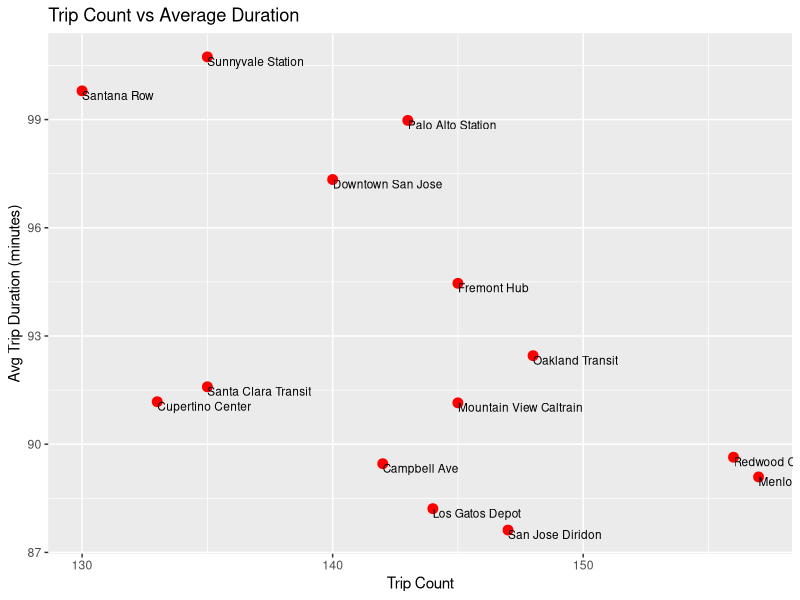

Here is the R script that generated this plot:
library(data.table)
trip_data = read.csv("2014_trip_data.csv",header=TRUE)
print(names(trip_data))

print(length(trip_data$Trip.ID))

print(summary(trip_data$Duratio/60))

print(mean(trip_data$Duration/60,trim =0.01))

start_stn=unique(trip_data$Start..Terminal)
print(sort(start_stn ))

print(length(start_stn))

end_stn = unique(trip_data$End.Terminal)
print(sort(end_stn))
print(length(end_stn))
  
require(plyr)
library(dplyr)

res=filter(trip_data,Start..Terminal==1010,End.Terminal==1015)

head(res)

trip_data_sorted=unique(arrange(trip_data,Start..Station,End.Station))

head(trip_data_sorted)

trip_data_sorted=arrange(trip_data,desc(Start..Station),End.Station)
head(res)


byStartStation=unique(group_by(trip_data,Start..Station))

res=summarise(byStartStation,count=n(),time=mean(Duration)/60)
print(res)

library(ggplot2)
ggplot(res, aes(x=count, y=time, label=Start..Station))+
  geom_point(color= "red", size=3)+
  geom_text(hjust=0, vjust=1, size=3)+
  labs(title = "Trip Count vs Average Duration",
       x = "Trip Count", y = "Avg Trip Duration (minutes)")

